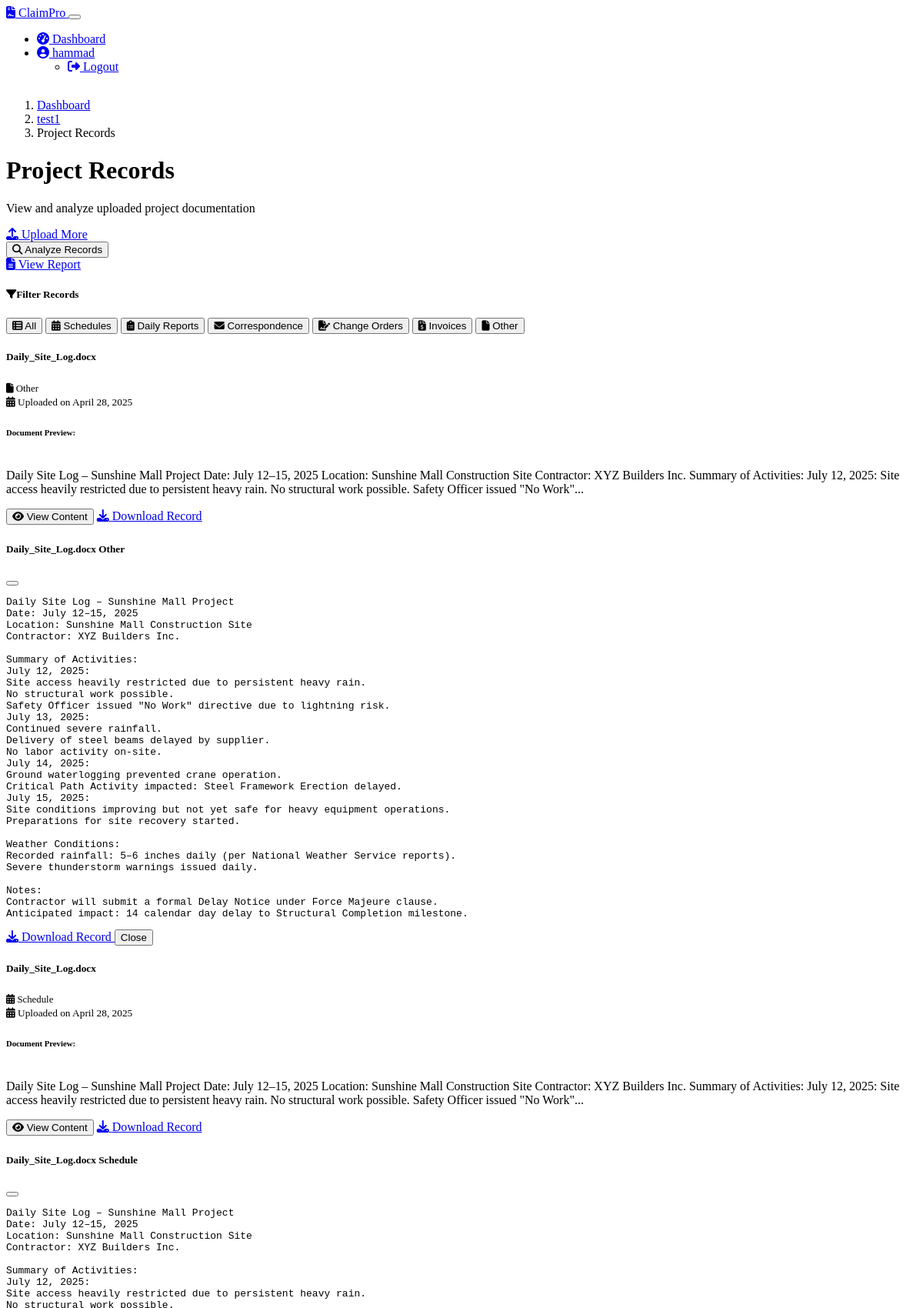
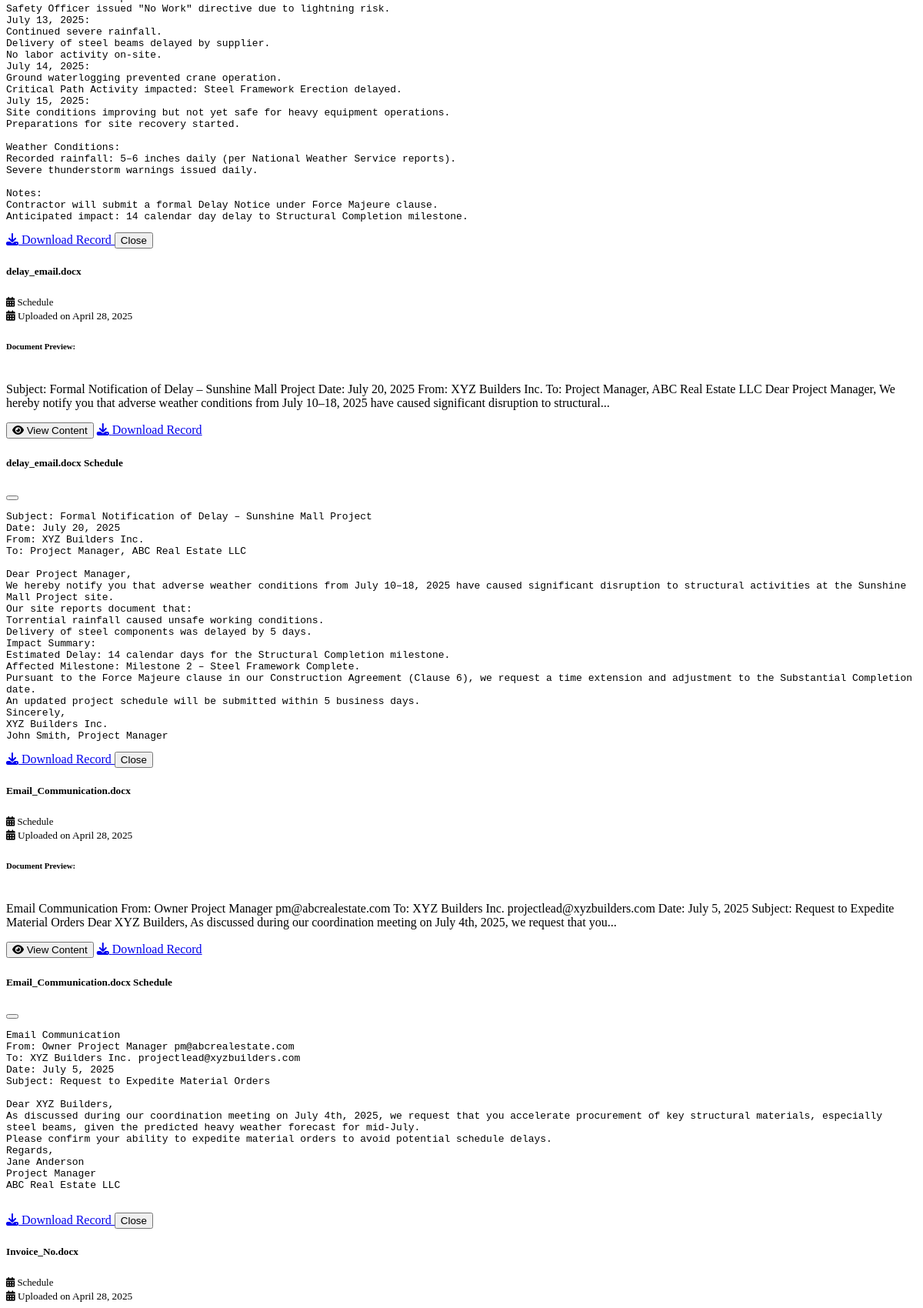
Screenshot of /project/2/records (signed in, upper part) with the database file from the repository (2 pictures, top to bottom).
### models.py (models this page shows, shortened)
class User(UserMixin, db.Model):
    id = db.Column(db.Integer, primary_key=True)
    username = db.Column(db.String(64), unique=True, nullable=False)
    email = db.Column(db.String(120), unique=True, nullable=False)
    password_hash = db.Column(db.String(256), nullable=False)
    projects = db.relationship('Project', backref='user', lazy=True, cascade="all, delete-orphan")

class Project(db.Model):
    id = db.Column(db.Integer, primary_key=True)
    user_id = db.Column(db.Integer, db.ForeignKey('user.id'), nullable=False)
    project_name = db.Column(db.String(120), nullable=False)
    created_at = db.Column(db.DateTime, default=datetime.utcnow)
    documents = db.relationship('Document', backref='project', lazy=True, cascade="all, delete-orphan")
    project_records = db.relationship('ProjectRecord', backref='project', lazy=True, cascade="all, delete-orphan")
    risks = db.relationship('Risk', backref='project', lazy=True, cascade="all, delete-orphan")
    entitlement_causation = db.relationship('EntitlementCausation', backref='project', lazy=True, cascade="all, delete-orphan")
    quantum = db.relationship('Quantum', backref='project', lazy=True, cascade="all, delete-orphan")
    counterclaims = db.relationship('Counterclaim', backref='project', lazy=True, cascade="all, delete-orphan")
    chat_messages = db.relationship('ChatMessage', backref='project', lazy=True, cascade="all, delete-orphan")

class ProjectRecord(db.Model):
    id = db.Column(db.Integer, primary_key=True)
    project_id = db.Column(db.Integer, db.ForeignKey('project.id'), nullable=False)
    record_type = db.Column(db.String(50), nullable=False)  # e.g., schedule, log, invoice
    filename = db.Column(db.String(255), nullable=False)
    extracted_text = db.Column(db.Text, nullable=True)
    uploaded_at = db.Column(db.DateTime, default=datetime.utcnow)

### app.py (the view)
@app.route('/project/<int:project_id>/records')
@login_required
def view_project_records(project_id):
    project = Project.query.get_or_404(project_id)
    if project.user_id != current_user.id:
        abort(403)
    records = ProjectRecord.query.filter_by(project_id=project_id).all()
    return render_template('view_project_records.html', project=project, records=records)

### app.py (called while the page is built)
@login_manager.user_loader
def load_user(user_id):
    return db.session.get(User, int(user_id))

### templates/view_project_records.html (shortened to what this page needs)
{% extends 'base.html' %}
{% block content %}
<nav aria-label="breadcrumb" class="mb-4">
    <ol class="breadcrumb">
        <li class="breadcrumb-item"><a href="{{ url_for('dashboard') }}">Dashboard</a></li>
        <li class="breadcrumb-item"><a href="{{ url_for('upload_document', project_id=project.id) }}">{{ project.project_name }}</a></li>
        <li class="breadcrumb-item active">Project Records</li>
    </ol>
</nav>
<div class="row mb-4">
    <div class="col-md-7">
        <h1 class="mb-2">Project Records</h1>
        <p class="lead">View and analyze uploaded project documentation</p>
    </div>
    <div class="col-md-5 text-md-end d-flex flex-wrap justify-content-md-end gap-2">
        <a href="{{ url_for('upload_document', project_id=project.id) }}" class="btn btn-outline-primary">
            <i class="fas fa-upload me-1"></i> Upload More
        </a>
        <form action="{{ url_for('analyze_records', project_id=project.id) }}" method="POST" class="d-inline">
            <button type="submit" class="btn btn-warning">
                <i class="fas fa-search me-1"></i> Analyze Records
            </button>
        </form>
        <a href="{{ url_for('generate_report', project_id=project.id) }}" class="btn btn-success">
            <i class="fas fa-file-alt me-1"></i> View Report
        </a>
    </div>
</div>
<div class="card shadow-sm mb-4 fade-in-element">
    <div class="card-header bg-dark">
        <h5 class="mb-0"><i class="fas fa-filter me-2"></i>Filter Records</h5>
    </div>
    <div class="card-body">
        <div class="d-flex flex-wrap gap-2">
            <button class="btn btn-primary filter-btn active" data-filter="all">
                <i class="fas fa-th-list me-1"></i> All
            </button>
            <button class="btn btn-outline-primary filter-btn" data-filter="schedule">
                <i class="fas fa-calendar-alt me-1"></i> Schedules
            </button>
            <button class="btn btn-outline-primary filter-btn" data-filter="log">
                <i class="fas fa-clipboard-list me-1"></i> Daily Reports
            </button>
            <button class="btn btn-outline-primary filter-btn" data-filter="correspondence">
                <i class="fas fa-envelope me-1"></i> Correspondence
            </button>
            <button class="btn btn-outline-primary filter-btn" data-filter="change_order">
                <i class="fas fa-file-signature me-1"></i> Change Orders
            </button>
            <button class="btn btn-outline-primary filter-btn" data-filter="invoice">
                <i class="fas fa-file-invoice-dollar me-1"></i> Invoices
            </button>
            <button class="btn btn-outline-primary filter-btn" data-filter="other">
                <i class="fas fa-file me-1"></i> Other
            </button>
        </div>
    </div>
</div>
{% if records %}
    <div class="row row-cols-1 row-cols-md-2 row-cols-lg-3 g-4">
        {% for record in records %}
            <div class="col fade-in-element record-item" data-type="{{ record.record_type }}">
                <div class="card h-100 shadow-sm document-card">
                    <div class="card-header d-flex justify-content-between align-items-center">
                        <h5 class="mb-0 text-truncate" title="{{ record.filename }}">
                            {{ record.filename }}
                        </h5>
                        <span class="badge bg-primary document-type-badge">
                            {% if record.record_type == 'schedule' %}
                                <i class="fas fa-calendar-alt me-1"></i> Schedule
                            {% elif record.record_type == 'log' %}
                                <i class="fas fa-clipboard-list me-1"></i> Daily Report
                            {% elif record.record_type == 'correspondence' %}
                                <i class="fas fa-envelope me-1"></i> Correspondence
                            {% elif record.record_type == 'change_order' %}
                                <i class="fas fa-file-signature me-1"></i> Change Order
                            {% elif record.record_type == 'invoice' %}
                                <i class="fas fa-file-invoice-dollar me-1"></i> Invoice
                            {% else %}
                                <i class="fas fa-file me-1"></i> {{ record.record_type|title }}
                            {% endif %}
                        </span>
                    </div>
                    <div class="card-body">
                        <div class="mb-3">
                            <small class="text-muted">
                                <i class="fas fa-calendar-alt me-1"></i> Uploaded on {{ record.uploaded_at.strftime('%B %d, %Y') }}
                            </small>
                        </div>
                        <h6>Document Preview:</h6>
                        <div class="bg-dark p-2 rounded mb-3" style="max-height: 100px; overflow-y: auto;">
                            <p class="text-light small mb-0">{{ record.extracted_text|truncate(300) }}</p>
                        </div>
                    </div>
                    <div class="card-footer d-flex justify-content-between align-items-center">
                        <button type="button" class="btn btn-sm btn-info" data-bs-toggle="modal" data-bs-target="#recordModal-{{ record.id }}">
                            <i class="fas fa-eye me-1"></i> View Content
                        </button>
                        <a href="{{ url_for('download_record', project_id=project.id, record_id=record.id) }}" class="btn btn-sm btn-primary fw-bold">
                            <i class="fas fa-download me-1"></i> Download Record
                        </a>
                    </div>
                </div>
            </div>
            <div class="modal fade" id="recordModal-{{ record.id }}" tabindex="-1" aria-hidden="true">
                <div class="modal-dialog modal-lg modal-dialog-scrollable">
                    <div class="modal-content">
                        <div class="modal-header bg-primary text-white">
                            <h5 class="modal-title">
                                {{ record.filename }}
                                <span class="badge bg-info ms-2">{{ record.record_type|title }}</span>
                            </h5>
                            <button type="button" class="btn-close btn-close-white" data-bs-dismiss="modal" aria-label="Close"></button>
                        </div>
                        <div class="modal-body">
                            <pre class="text-light mb-0 p-3 bg-dark rounded" style="white-space: pre-wrap;">{{ record.extracted_text }}</pre>
                        </div>
                        <div class="modal-footer">
                            <a href="{{ url_for('download_record', project_id=project.id, record_id=record.id) }}" class="btn btn-primary">
                                <i class="fas fa-download me-1"></i> Download Record
                            </a>
                            <button type="button" class="btn btn-secondary" data-bs-dismiss="modal">Close</button>
                        </div>
                    </div>
                </div>
            </div>
        {% endfor %}
    </div>
{% endif %}
{% endblock %}

### templates/base.html (shortened to what this page needs)
<!DOCTYPE html>
<html lang="en" data-bs-theme="dark">
<head>
    <link rel="stylesheet" href="https://cdn.replit.com/agent/bootstrap-agent-dark-theme.min.css">
    <link rel="stylesheet" href="https://cdnjs.cloudflare.com/ajax/libs/font-awesome/6.4.0/css/all.min.css">
    <link rel="stylesheet" href="{{ url_for('static', filename='styles.css') }}">
</head>
<body class="d-flex flex-column min-vh-100">
    <nav class="navbar navbar-expand-lg navbar-dark bg-primary">
        <div class="container">
            <a class="navbar-brand d-flex align-items-center" href="{{ url_for('index') }}">
                <i class="fas fa-file-contract me-2"></i>
                <span>ClaimPro</span>
            </a>
            <button class="navbar-toggler" type="button" data-bs-toggle="collapse" data-bs-target="#navbarNav">
            </button>
            <div class="collapse navbar-collapse" id="navbarNav">
                <ul class="navbar-nav ms-auto">
                    {% if current_user.is_authenticated %}
                    <li class="nav-item">
                        <a class="nav-link {% if request.endpoint == 'dashboard' %}active{% endif %}" href="{{ url_for('dashboard') }}">
                            <i class="fas fa-tachometer-alt me-1"></i> Dashboard
                        </a>
                    </li>
                    <li class="nav-item dropdown">
                        <a class="nav-link dropdown-toggle" href="#" id="userDropdown" role="button" data-bs-toggle="dropdown">
                            <i class="fas fa-user-circle me-1"></i> {{ current_user.username }}
                        </a>
                        <ul class="dropdown-menu dropdown-menu-end">
                            <li>
                                <a class="dropdown-item" href="{{ url_for('logout') }}">
                                    <i class="fas fa-sign-out-alt me-1"></i> Logout
                                </a>
                            </li>
                        </ul>
                    </li>
                    {% endif %}
                </ul>
            </div>
        </div>
    </nav>
    <main class="py-4">
        <div class="container">
            {% block content %}{% endblock %}
        </div>
    </main>
</body>
</html>

### static/styles.css (style rules this page uses)
body { min-height: 100vh; display: flex; flex-direction: column; }
main { flex: 1; }
.document-card { margin-bottom: 1.5rem; height: calc(100% - 1.5rem); }
.document-card .card-header { font-weight: 500; }
.document-type-badge { font-size: 0.8rem; }

### rows the page displays
User: username "hammad"
Project: project_name "test1"
ProjectRecord: filename "Daily_Site_Log.docx", record_type "Other", uploaded_at "April 28, 2025", extracted_text "Daily Site Log – Sunshine Mall Project Date: July 12–15, 2025 Location: Sunshine Mall Construction Site Contractor: XYZ Builders Inc. Summary of Activities: July 12, 2025: Site access heavily restricted due to persistent heavy rain. No structural work possible. Safety Officer issued \"No Work\"...", extracted_text "Daily Site Log – Sunshine Mall Project Date: July 12–15, 2025 Location: Sunshine Mall Construction Site Contractor: XYZ Builders Inc. Summary of Activities: July 12, 2025: Site access heavily restricted due to persistent heavy rain. No structural work possible. Safety Officer issued \"No Work\" directive due to lightning risk. July 13, 2025: Continued severe rainfall. Delivery of steel beams delayed by supplier. No labor activity on-site. July 14, 2025: Ground waterlogging prevented crane operation. Critical Path Activity impacted: Steel Framework Erection delayed. July 15, 2025: Site conditions improving but not yet safe for heavy equipment operations. Preparations for site recovery started.…"
ProjectRecord: filename "Daily_Site_Log.docx", shows "Schedule", uploaded_at "April 28, 2025", extracted_text "Daily Site Log – Sunshine Mall Project Date: July 12–15, 2025 Location: Sunshine Mall Construction Site Contractor: XYZ Builders Inc. Summary of Activities: July 12, 2025: Site access heavily restricted due to persistent heavy rain. No structural work possible. Safety Officer issued \"No Work\"...", record_type "Schedule", extracted_text "Daily Site Log – Sunshine Mall Project Date: July 12–15, 2025 Location: Sunshine Mall Construction Site Contractor: XYZ Builders Inc. Summary of Activities: July 12, 2025: Site access heavily restricted due to persistent heavy rain. No structural work possible. Safety Officer issued \"No Work\" directive due to lightning risk. July 13, 2025: Continued severe rainfall. Delivery of steel beams delayed by supplier. No labor activity on-site. July 14, 2025: Ground waterlogging prevented crane operation. Critical Path Activity impacted: Steel Framework Erection delayed. July 15, 2025: Site conditions improving but not yet safe for heavy equipment operations. Preparations for site recovery started.…"
ProjectRecord: filename "delay_email.docx", shows "Schedule", uploaded_at "April 28, 2025", extracted_text "Subject: Formal Notification of Delay – Sunshine Mall Project Date: July 20, 2025 From: XYZ Builders Inc. To: Project Manager, ABC Real Estate LLC Dear Project Manager, We hereby notify you that adverse weather conditions from July 10–18, 2025 have caused significant disruption to structural...", record_type "Schedule", extracted_text "Subject: Formal Notification of Delay – Sunshine Mall Project Date: July 20, 2025 From: XYZ Builders Inc. To: Project Manager, ABC Real Estate LLC Dear Project Manager, We hereby notify you that adverse weather conditions from July 10–18, 2025 have caused significant disruption to structural activities at the Sunshine Mall Project site. Our site reports document that: Torrential rainfall caused unsafe working conditions. Delivery of steel components was delayed by 5 days. Impact Summary: Estimated Delay: 14 calendar days for the Structural Completion milestone. Affected Milestone: Milestone 2 – Steel Framework Complete. Pursuant to the Force Majeure clause in our Construction Agreement…"
ProjectRecord: filename "Email_Communication.docx", shows "Schedule", uploaded_at "April 28, 2025", extracted_text "Email Communication From: Owner Project Manager pm@abcrealestate.com To: XYZ Builders Inc. projectlead@xyzbuilders.com Date: July 5, 2025 Subject: Request to Expedite Material Orders Dear XYZ Builders, As discussed during our coordination meeting on July 4th, 2025, we request that you...", record_type "Schedule", extracted_text "Email Communication From: Owner Project Manager pm@abcrealestate.com To: XYZ Builders Inc. projectlead@xyzbuilders.com Date: July 5, 2025 Subject: Request to Expedite Material Orders Dear XYZ Builders, As discussed during our coordination meeting on July 4th, 2025, we request that you accelerate procurement of key structural materials, especially steel beams, given the predicted heavy weather forecast for mid-July. Please confirm your ability to expedite material orders to avoid potential schedule delays. Regards, Jane Anderson Project Manager ABC Real Estate LLC"
ProjectRecord: filename "Invoice_No.docx", record_type "schedule" (drawn), uploaded_at "April 28, 2025"
